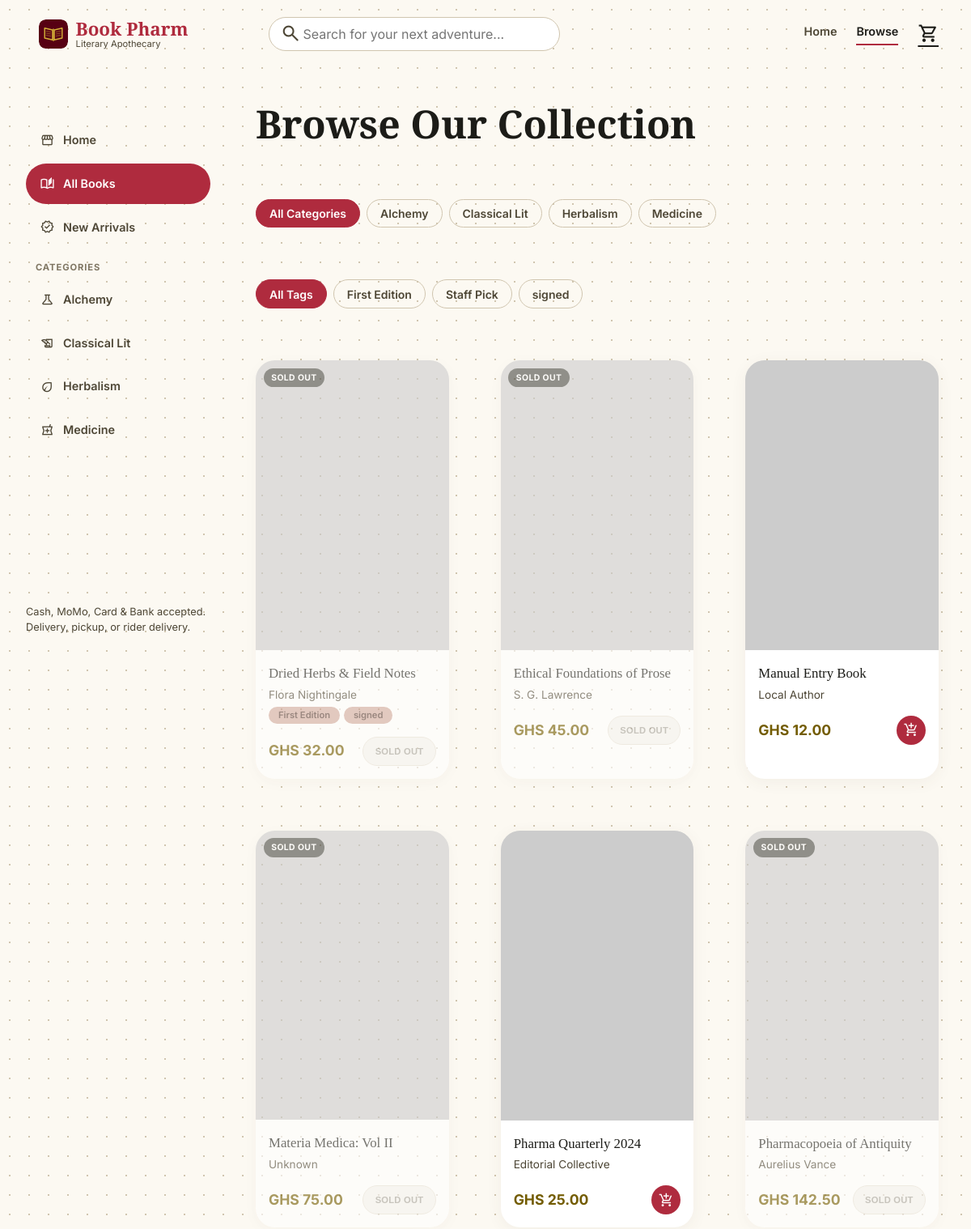
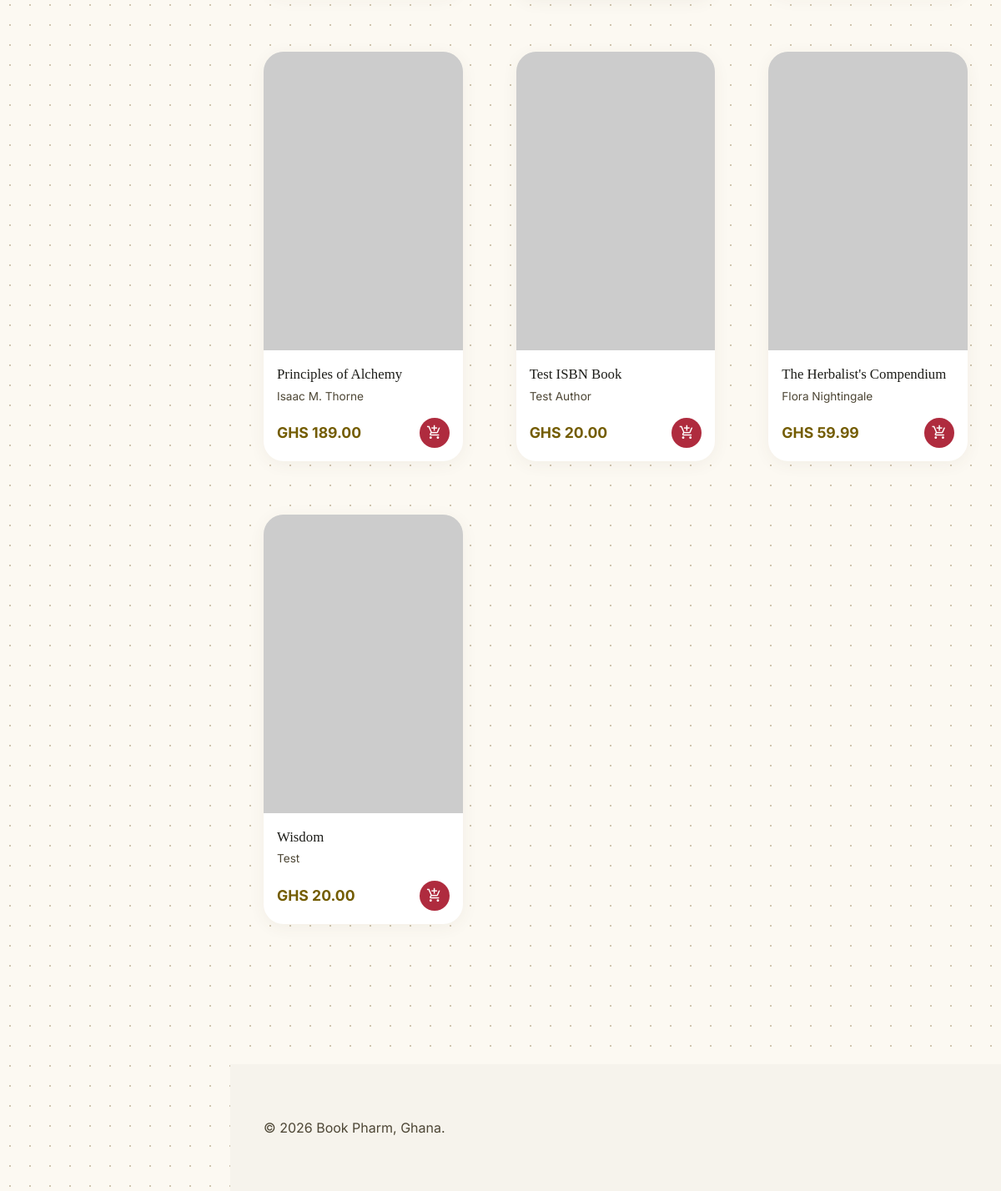
The page /books/ on the database its author committed (2 pictures, top to bottom).
### apps/catalog/models.py (models this page shows, shortened)
class Category(models.Model):
    name = models.CharField(max_length=100, unique=True)
    slug = models.SlugField(max_length=110, unique=True, blank=True)
    class Meta:
        verbose_name_plural = 'categories'
        ordering = ['name']

class Tag(models.Model):
    name = models.CharField(max_length=50, unique=True)
    slug = models.SlugField(max_length=60, unique=True, blank=True)
    class Meta:
        ordering = ['name']

class Book(models.Model):
    isbn = models.CharField(max_length=13, unique=True, null=True, blank=True)
    internal_code = models.CharField(max_length=20, unique=True, null=True, blank=True)
    slug = models.SlugField(max_length=255, unique=True, blank=True)
    title = models.CharField(max_length=255)
    author = models.CharField(max_length=255, blank=True)
    category = models.ForeignKey(Category, on_delete=models.PROTECT, related_name='books')
    tags = models.ManyToManyField(Tag, blank=True, related_name='books')
    cost_price = models.DecimalField(max_digits=10, decimal_places=2)
    selling_price = models.DecimalField(max_digits=10, decimal_places=2)
    stock_qty = models.IntegerField(default=0)
    low_stock_threshold = models.PositiveIntegerField(default=5)
    cover_image = models.ImageField(upload_to='book_covers/', blank=True, null=True)
    cover_image_url = models.URLField(max_length=500, blank=True)
    description = models.TextField(blank=True)
    is_active = models.BooleanField(default=True)
    created_at = models.DateTimeField(auto_now_add=True)
    updated_at = models.DateTimeField(auto_now=True)
    objects = BookQuerySet.as_manager()
    class Meta:
        ordering = ['title']
    @property
    def cover_url(self):
        if self.cover_image_url:
            return self.cover_image_url
        if self.cover_image:
            return self.cover_image.url
        return ''

### apps/storefront/views.py (the view)
# urls.py: path('books/', views.book_list, name='book_list'),
def book_list(request):
    books = Book.objects.filter(is_active=True).select_related('category').prefetch_related('tags')
    query = request.GET.get('q', '').strip()
    if query:
        books = books.filter(Q(title__icontains=query) | Q(author__icontains=query))
    category_slug = request.GET.get('category', '').strip()
    if category_slug:
        books = books.filter(category__slug=category_slug)
    tag_slug = request.GET.get('tag', '').strip()
    if tag_slug:
        books = books.filter(tags__slug=tag_slug)
    sort = request.GET.get('sort', '').strip()
    books = books.order_by('-created_at') if sort == 'new' else books.order_by('title')
    if tag_slug:
        books = books.distinct()
    paginator = Paginator(books, PAGE_SIZE)
    page_obj = paginator.get_page(request.GET.get('page'))
    return render(request, 'storefront/book_list.html', {
        'page_obj': page_obj,
        'categories': Category.objects.all(),
        'tags': Tag.objects.all(),
        'query': query,
        'selected_category': category_slug,
        'selected_tag': tag_slug,
        'sort': sort,
    })

### apps/storefront/cart.py (called while the page is built)
    def __len__(self):
        return sum(self.cart.values())

### apps/storefront/context_processors.py (called while the page is built)
def cart_context(request):
    return {'cart_count': len(Cart(request))}

def nav_context(request):
    return {'nav_categories': Category.objects.all()}

def google_maps_context(request):
    return {'google_maps_api_key': settings.GOOGLE_MAPS_API_KEY}

### apps/storefront/templatetags/storefront_extras.py (called while the page is built)
@register.filter
def category_icon(category_name):
    return CATEGORY_ICONS.get((category_name or '').strip().lower(), DEFAULT_CATEGORY_ICON)

### templates/storefront/book_list.html (shortened to what this page needs)
{% extends 'storefront/base.html' %}
{% block content %}
<h1>{% if query %}Results for &ldquo;{{ query }}&rdquo;{% elif sort == 'new' %}New Arrivals{% else %}Browse Our Collection{% endif %}</h1>
<div class="filter-bar">
  <a class="filter-bar__chip{% if not selected_category %} is-active{% endif %}" href="{% url 'storefront:book_list' %}">All Categories</a>
  {% for cat in categories %}
  <a class="filter-bar__chip{% if selected_category == cat.slug %} is-active{% endif %}" href="?category={{ cat.slug }}{% if query %}&q={{ query }}{% endif %}{% if selected_tag %}&tag={{ selected_tag }}{% endif %}">{{ cat.name }}</a>
  {% endfor %}
</div>
{% if tags %}
<div class="filter-bar">
  <a class="filter-bar__chip{% if not selected_tag %} is-active{% endif %}" href="?{% if query %}q={{ query }}&{% endif %}{% if selected_category %}category={{ selected_category }}{% endif %}">All Tags</a>
  {% for tag in tags %}
  <a class="filter-bar__chip{% if selected_tag == tag.slug %} is-active{% endif %}" href="?tag={{ tag.slug }}{% if query %}&q={{ query }}{% endif %}{% if selected_category %}&category={{ selected_category }}{% endif %}">{{ tag.name }}</a>
  {% endfor %}
</div>
{% endif %}
<div class="book-grid">
  {% for book in page_obj %}
  {% include 'storefront/_book_card.html' with book=book %}
  {% empty %}
  <p class="text-muted">No books found{% if query %} for &ldquo;{{ query }}&rdquo;{% endif %}.</p>
  {% endfor %}
</div>
{% endblock %}

### templates/storefront/base.html (shortened to what this page needs)
{% load static storefront_extras %}
<!DOCTYPE html>
<html lang="en">
<head>
  <link rel="stylesheet" href="{% static 'css/base.css' %}">
  <link rel="stylesheet" href="{% static 'css/theme-storefront.css' %}">
  <link rel="stylesheet" href="{% static 'css/storefront-layout.css' %}">
  <link rel="stylesheet" href="https://cdn.jsdelivr.net/npm/toastify-js@1.12.0/src/toastify.min.css">
</head>
<body>
  <header class="storefront-topbar">
    <div class="storefront-topbar__inner">
      <div class="storefront-topbar__brand-col">
        <a class="storefront-topbar__brand" href="{% url 'storefront:home' %}">
          <img class="storefront-topbar__brand-mark" src="{% static 'img/logo.svg' %}" alt="" width="36" height="36">
          <span class="storefront-topbar__brand-text">
            <span class="storefront-topbar__brand-name">Book Pharm</span>
            <span class="storefront-topbar__brand-tagline">Literary Apothecary</span>
          </span>
        </a>
      </div>
      <div class="storefront-topbar__content">
        <form class="storefront-topbar__search" method="get" action="{% url 'storefront:book_list' %}">
          <button type="button" class="storefront-topbar__search-toggle" aria-label="Toggle search">
            <span class="material-symbols-outlined">search</span>
          </button>
          <input type="search" name="q" placeholder="Search for your next adventure..." value="{{ query|default:'' }}">
        </form>
        <nav class="storefront-topbar__links">
          <a href="{% url 'storefront:home' %}" class="{% if request.resolver_match.url_name == 'home' %}is-active{% endif %}">Home</a>
          <a href="{% url 'storefront:book_list' %}" class="{% if request.resolver_match.url_name == 'book_list' %}is-active{% endif %}">Browse</a>
        </nav>
        <a href="{% url 'storefront:cart' %}" class="storefront-topbar__cart" aria-label="Cart">
          <span class="material-symbols-outlined">shopping_cart</span>
        </a>
      </div>
    </div>
  </header>
  <div class="storefront-shell">
    <aside class="storefront-sidebar">
      <nav class="storefront-sidebar__nav">
        <a href="{% url 'storefront:home' %}" class="{% if request.resolver_match.url_name == 'home' %}is-active{% endif %}">
          <span class="material-symbols-outlined">storefront</span> Home
        </a>
        <a href="{% url 'storefront:book_list' %}" class="{% if request.resolver_match.url_name == 'book_list' and not selected_category and request.GET.sort != 'new' %}is-active{% endif %}">
          <span class="material-symbols-outlined">auto_stories</span> All Books
        </a>
        <a href="{% url 'storefront:book_list' %}?sort=new" class="{% if request.GET.sort == 'new' %}is-active{% endif %}">
          <span class="material-symbols-outlined">new_releases</span> New Arrivals
        </a>
      </nav>
      {% if nav_categories %}
      <p class="storefront-sidebar__section-label">Categories</p>
      <nav class="storefront-sidebar__nav">
        {% for cat in nav_categories %}
        <a href="{% url 'storefront:book_list' %}?category={{ cat.slug }}" class="{% if selected_category == cat.slug %}is-active{% endif %}">
          <span class="material-symbols-outlined">{{ cat.name|category_icon }}</span> {{ cat.name }}
        </a>
        {% endfor %}
      </nav>
      {% endif %}
      <div class="storefront-sidebar__foot">
        Cash, MoMo, Card &amp; Bank accepted.<br>Delivery, pickup, or rider delivery.
      </div>
    </aside>
    <div class="storefront-columns">
      <main class="storefront-main">
        {% block content %}{% endblock %}
      </main>
      <footer class="site-footer">
        <div>&copy; {% now "Y" %} Book Pharm, Ghana.</div>
      </footer>
    </div>
  </div>
</body>
</html>

### templates/storefront/_book_card.html (shortened to what this page needs)
<div class="book-card{% if book.stock_qty <= 0 %} book-card--sold-out{% endif %}">
  <a class="book-card__link" href="{% url 'storefront:book_detail' book.slug %}">
    <div class="book-card__cover">
      {% if book.cover_url %}<img src="{{ book.cover_url }}" alt="{{ book.title }} cover" loading="lazy">{% endif %}
      {% if book.stock_qty <= 0 %}
      <span class="book-card__badge book-card__badge--sold-out">Sold Out</span>
      {% elif badge %}
      <span class="book-card__badge">{{ badge }}</span>
      {% endif %}
    </div>
    <div class="book-card__body">
      <p class="book-card__title">{{ book.title }}</p>
      <p class="book-card__author">{{ book.author }}</p>
      {% if book.tags.all %}
      <div class="tag-chips">
        {% for tag in book.tags.all %}<span class="badge badge--tag">{{ tag.name }}</span>{% endfor %}
      </div>
      {% endif %}
    </div>
  </a>
  <div class="book-card__row">
    <span class="book-card__price">GHS {{ book.selling_price }}</span>
    {% if book.stock_qty > 0 %}
    <button type="submit" form="quick-add-{{ book.id }}" class="book-card__quick-add" aria-label="Add {{ book.title }} to cart" title="Add to cart">
      <span class="material-symbols-outlined">add_shopping_cart</span>
    </button>
    {% else %}
    <button type="button" class="book-card__sold-out-btn" disabled aria-label="{{ book.title }} is sold out">Sold Out</button>
    {% endif %}
  </div>
</div>

### static/css/base.css (style rules this page uses)
*, *::before, *::after { box-sizing: border-box; }
body { margin: 0; background: var(--color-background); color: var(--color-on-background); font-family: var(--font-body); font-size: var(--text-body-md-size); line-height: var(--text-body-md-line); }
h1, h2, h3, h4 { font-family: var(--font-display); margin: 0 0 var(--space-stack-sm); color: var(--color-on-surface); }
h1 { font-size: var(--text-display-lg-size); font-weight: var(--text-display-lg-weight); line-height: var(--text-display-lg-line); }
a { color: var(--color-primary); }
.site-footer { background: var(--color-surface-container-low); color: var(--color-on-surface-variant); padding: var(--space-stack-lg) var(--space-margin, 24px); margin-top: var(--space-stack-lg); font-size: var(--text-body-md-size); }
.badge { display: inline-block; border-radius: var(--radius-full); padding: 0.125rem 0.75rem; font-size: var(--text-label-md-size); font-weight: 600; background: var(--color-tertiary-container); color: var(--color-on-tertiary-container); }
.badge--tag { background: var(--color-tertiary-container); color: var(--color-on-tertiary-container); font-size: 0.7rem; }
.tag-chips { display: flex; flex-wrap: wrap; gap: 0.3rem; margin-top: 0.3rem; }
button:disabled { opacity: 0.5; cursor: not-allowed; }
input[type="text"], input[type="search"], input[type="number"], input[type="email"], input[type="password"], input[type="date"], select, textarea { width: 100%; background: var(--color-surface); border: 1px solid var(--color-outline-variant); border-radius: var(--radius-md); padding: 0.75rem; font-family: var(--font-body); font-size: var(--text-body-md-size); color: var(--color-on-surface); }

### static/css/theme-storefront.css (style rules this page uses)
:root { --color-surface: #fcf9f2; --color-surface-dim: #dcdad3; --color-surface-bright: #fcf9f2; --color-surface-container-lowest: #ffffff; --color-surface-container-low: #f6f3ec; --color-surface-container: #f0eee7; --color-surface-container-high: #ebe8e1; --color-surface-container-highest: #e5e2db; --color-on-surface: #1c1c18; --color-on-surface-variant: #4d4635; --color-outline: #7f7663; --color-outline-variant: #d0c5af; --color-primary: #735c00; --color-on-primary: #ffffff; --color-primary-container: #d4af37; --color-on-primary-container: #554300; --color-secondary: #af2b3e; --color-on-secondary: #ffffff; --color-secondary-container: #fd6673; --color-on-secondary-container: #680018; --color-tertiary: #77574d; --color-on-tertiary: #ffffff; --color-tertiary-container: #d2aa9e; --color-on-tertiary-container: #5b3e35; --color-error: #ba1a1a; --color-on-error: #ffffff; --color-error-container: #ffdad6; --color-on-error-container: #93000a; --color-background: #fcf9f2; --color-on-background: #1c1c18; --font-display: 'Playfair Display', serif; --font-body: 'Inter', sans-serif; --text-display-lg-size: 48px; --text-display-lg-weight: 700; --text-display-lg-line: 1.2; --text-headline-lg-size: 32px; --text-headline-lg-weight: 600; --text-headline-lg-line: 1.3; --text-headline-md-size: 24px; --text-headline-md-weight: 600; --text-headline-md-line: 1.4; --text-body-lg-size: 18px; --text-body-lg-line: 1.6; --text-body-md-size: 16px; --text-body-md-line: 1.5; --text-label-md-size: 14px; --text-label-md-weight: 600; --text-label-md-tracking: 0.05em; --text-price-tag-size: 16px; --text-price-tag-weight: 700; --radius-sm: 0.5rem; --radius-md: 1rem; --radius-lg: 1.5rem; --radius-xl: 2rem; --radius-full: 9999px; --container-max: 1440px; --space-margin: 40px; --space-margin-mobile: 20px; --space-card-padding: 24px; --space-stack-sm: 8px; --space-stack-md: 16px; --space-stack-lg: 64px; --space-sidebar-width: 260px; --space-topbar-height: 84px; }

### rows shown on the page
Category: name "Alchemy"
Category: name "Classical Lit"
Category: name "Herbalism"
Category: name "Medicine"
Tag: name "First Edition"
Tag: name "Staff Pick"
Tag: name "signed"
Book: stock_qty "SOLD OUT", title "Dried Herbs & Field Notes", author "Flora Nightingale", selling_price "32.00"
Book: stock_qty "SOLD OUT", title "Ethical Foundations of Prose", author "S. G. Lawrence", selling_price "45.00"
Book: title "Manual Entry Book", author "Local Author", selling_price "12.00"
Book: stock_qty "SOLD OUT", title "Materia Medica: Vol II", author "Unknown", selling_price "75.00"
Book: title "Pharma Quarterly 2024", author "Editorial Collective", selling_price "25.00"
Book: stock_qty "SOLD OUT", title "Pharmacopoeia of Antiquity", author "Aurelius Vance", selling_price "142.50"
Book: title "Principles of Alchemy", author "Isaac M. Thorne", selling_price "189.00"
Book: title "Test ISBN Book", author "Test Author", selling_price "20.00"
Book: title "The Herbalist's Compendium", author "Flora Nightingale", selling_price "59.99"
Book: title "Wisdom", author "Test", selling_price "20.00"
